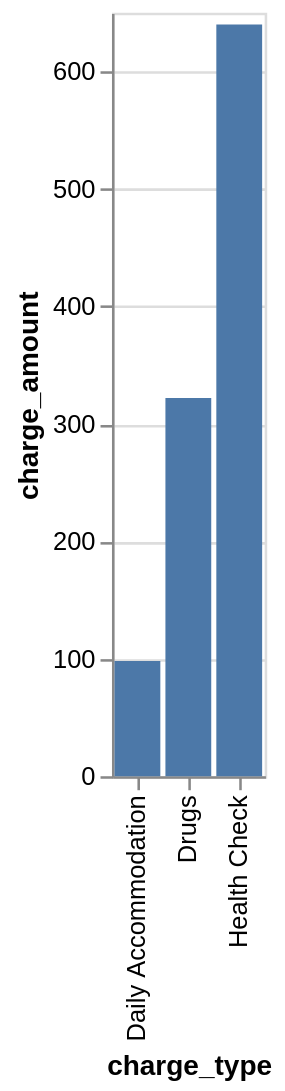

The Vega-Lite source for this figure:
### Vega-Lite specification from a JSON file in a GitHub repository (floating-point values rounded to 4 significant figures)
{"data": {"values": [{"x_data": "Daily Accommodation", "y_data": 98}, {"x_data": "Drugs", "y_data": 322}, {"x_data": "Health Check", "y_data": 640}]}, "mark": "bar", "encoding": {"x": {"field": "x_data", "type": "nominal", "title": "charge_type", "sort": "ascending"}, "y": {"field": "y_data", "type": "quantitative", "title": "charge_amount"}}}
